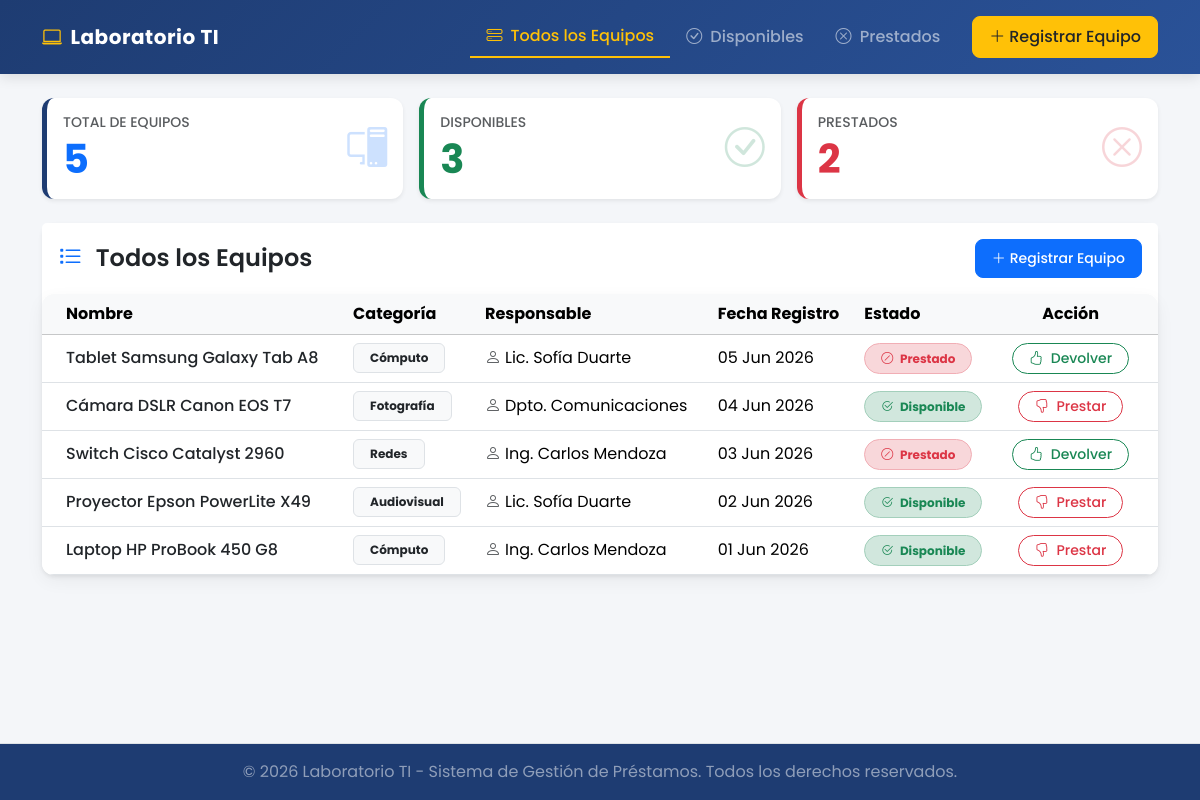
Before: /equipos/ with the older database file.
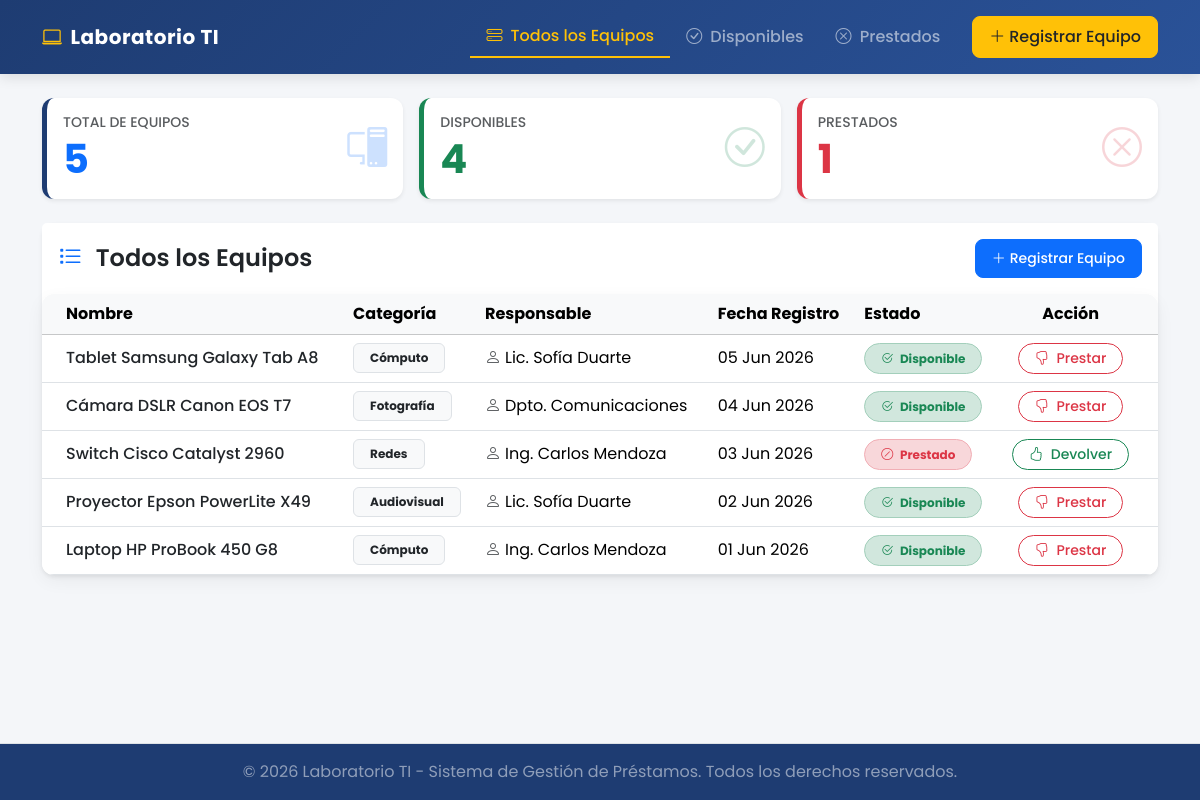
After: the same page with the newer database file.
### prestamos/models.py (models this page shows, shortened)
class Equipo(models.Model):
    nombre = models.CharField(max_length=100)
    categoria = models.CharField(max_length=50)
    responsable = models.CharField(max_length=100)
    fecha_registro = models.DateField()
    disponible = models.BooleanField(default=True)

### prestamos/views.py (the view)
# urls.py: path('equipos/', views.lista_equipos, name='lista_equipos'),
def lista_equipos(request):
    equipos = Equipo.objects.all().order_by('-id')
    total_equipos = Equipo.objects.count()
    total_disponibles = Equipo.objects.filter(disponible=True).count()
    total_prestados = Equipo.objects.filter(disponible=False).count()
    context = {
        'equipos': equipos,
        'total_equipos': total_equipos,
        'total_disponibles': total_disponibles,
        'total_prestados': total_prestados,
        'active_tab': 'todos'
    }
    return render(request, 'prestamos/equipos.html', context)

### prestamos/templates/prestamos/equipos.html (shortened to what this page needs)
{% extends 'prestamos/base.html' %}
{% block content %}
<div class="row g-3 mb-4">
    <div class="col-md-4">
        <div class="card border-0 shadow-sm h-100" style="border-left: 5px solid #1e3c72 !important;">
            <div class="card-body d-flex align-items-center justify-content-between">
                <div>
                    <h6 class="text-muted text-uppercase small mb-1">Total de Equipos</h6>
                    <h2 class="display-6 fw-bold mb-0 text-primary">{{ total_equipos }}</h2>
                </div>
                <div class="stat-card-icon text-primary">
                    <i class="bi bi-pc-display"></i>
                </div>
            </div>
        </div>
    </div>
    <div class="col-md-4">
        <div class="card border-0 shadow-sm h-100" style="border-left: 5px solid #198754 !important;">
            <div class="card-body d-flex align-items-center justify-content-between">
                <div>
                    <h6 class="text-muted text-uppercase small mb-1">Disponibles</h6>
                    <h2 class="display-6 fw-bold mb-0 text-success">{{ total_disponibles }}</h2>
                </div>
                <div class="stat-card-icon text-success">
                    <i class="bi bi-check-circle"></i>
                </div>
            </div>
        </div>
    </div>
    <div class="col-md-4">
        <div class="card border-0 shadow-sm h-100" style="border-left: 5px solid #dc3545 !important;">
            <div class="card-body d-flex align-items-center justify-content-between">
                <div>
                    <h6 class="text-muted text-uppercase small mb-1">Prestados</h6>
                    <h2 class="display-6 fw-bold mb-0 text-danger">{{ total_prestados }}</h2>
                </div>
                <div class="stat-card-icon text-danger">
                    <i class="bi bi-x-circle"></i>
                </div>
            </div>
        </div>
    </div>
</div>
<div class="card border-0 shadow-sm">
    <div class="card-header bg-white border-0 py-3 d-flex flex-column flex-sm-row justify-content-between align-items-sm-center">
        <h4 class="mb-2 mb-sm-0 fw-semibold text-dark">
            <i class="bi bi-list-task me-2 text-primary"></i>
            {% block table_title %}Todos los Equipos{% endblock %}
        </h4>
        <a href="{% url 'registrar_equipo' %}" class="btn btn-primary btn-sm btn-custom text-white d-flex align-items-center align-self-start">
            <i class="bi bi-plus-lg me-1"></i> Registrar Equipo
        </a>
    </div>
    <div class="card-body p-0">
        {% if equipos %}
            <div class="table-responsive">
                <table class="table table-hover align-middle mb-0">
                    <thead class="table-light">
                        <tr>
                            <th class="ps-4">Nombre</th>
                            <th>Categoría</th>
                            <th>Responsable</th>
                            <th>Fecha Registro</th>
                            <th>Estado</th>
                            <th class="text-center pe-4">Acción</th>
                        </tr>
                    </thead>
                    <tbody>
                        {% for equipo in equipos %}
                            <tr>
                                <td class="ps-4 fw-medium text-dark">{{ equipo.nombre }}</td>
                                <td>
                                    <span class="badge bg-light text-dark border py-2 px-3">{{ equipo.categoria }}</span>
                                </td>
                                <td>
                                    <i class="bi bi-person me-1 text-muted"></i>{{ equipo.responsable }}
                                </td>
                                <td>{{ equipo.fecha_registro|date:"d M Y" }}</td>
                                <td>
                                    {% if equipo.disponible %}
                                        <span class="badge bg-success-subtle text-success py-2 px-3 rounded-pill border border-success-subtle">
                                            <i class="bi bi-check2-circle me-1"></i> Disponible
                                        </span>
                                    {% else %}
                                        <span class="badge bg-danger-subtle text-danger py-2 px-3 rounded-pill border border-danger-subtle">
                                            <i class="bi bi-slash-circle me-1"></i> Prestado
                                        </span>
                                    {% endif %}
                                </td>
                                <td class="text-center pe-4">
                                    {% if equipo.disponible %}
                                        <a href="{% url 'cambiar_estado' equipo.id %}" class="btn btn-outline-danger btn-sm px-3 py-1 rounded-pill btn-custom text-nowrap">
                                            <i class="bi bi-hand-thumbs-down me-1"></i> Prestar
                                        </a>
                                    {% else %}
                                        <a href="{% url 'cambiar_estado' equipo.id %}" class="btn btn-outline-success btn-sm px-3 py-1 rounded-pill btn-custom text-nowrap">
                                            <i class="bi bi-hand-thumbs-up me-1"></i> Devolver
                                        </a>
                                    {% endif %}
                                </td>
                            </tr>
                        {% endfor %}
                    </tbody>
                </table>
            </div>
        {% endif %}
    </div>
</div>
{% endblock %}

### prestamos/templates/prestamos/base.html (shortened to what this page needs)
<!DOCTYPE html>
<html lang="es" class="h-100">
<head>
    <link href="https://cdn.jsdelivr.net/npm/bootstrap@5.3.3/dist/css/bootstrap.min.css" rel="stylesheet">
    <link rel="stylesheet" href="https://cdn.jsdelivr.net/npm/bootstrap-icons@1.11.3/font/bootstrap-icons.min.css">
</head>
<body class="d-flex flex-column h-100">
    <nav class="navbar navbar-expand-lg navbar-dark sticky-top py-3">
        <div class="container">
            <a class="navbar-brand d-flex align-items-center" href="{% url 'inicio' %}">
                <i class="bi bi-laptop me-2 text-warning"></i>
                <span>Laboratorio TI</span>
            </a>
            <div class="collapse navbar-collapse" id="navbarNav">
                <ul class="navbar-nav ms-auto align-items-center">
                    <li class="nav-item">
                        <a class="nav-link px-3 {% if active_tab == 'todos' %}active-link{% endif %}" href="{% url 'lista_equipos' %}">
                            <i class="bi bi-hdd-stack me-1"></i> Todos los Equipos
                        </a>
                    </li>
                    <li class="nav-item">
                        <a class="nav-link px-3 {% if active_tab == 'disponibles' %}active-link{% endif %}" href="{% url 'equipos_disponibles' %}">
                            <i class="bi bi-check-circle me-1"></i> Disponibles
                        </a>
                    </li>
                    <li class="nav-item">
                        <a class="nav-link px-3 {% if active_tab == 'prestados' %}active-link{% endif %}" href="{% url 'equipos_prestados' %}">
                            <i class="bi bi-x-circle me-1"></i> Prestados
                        </a>
                    </li>
                    <li class="nav-item ms-lg-3 mt-2 mt-lg-0">
                        <a class="btn btn-warning btn-custom text-dark d-flex align-items-center" href="{% url 'registrar_equipo' %}">
                            <i class="bi bi-plus-lg me-1"></i> Registrar Equipo
                        </a>
                    </li>
                </ul>
            </div>
        </div>
    </nav>
    <main class="flex-shrink-0 my-4">
        <div class="container">
            {% block content %}{% endblock %}
        </div>
    </main>
    <footer class="footer mt-auto py-3 text-center border-top">
        <div class="container">
            <span class="text-white-50">© 2026 Laboratorio TI - Sistema de Gestión de Préstamos. Todos los derechos reservados.</span>
        </div>
    </footer>
</body>
</html>

### prestamos/templates/prestamos/base.html (style rules this page uses)
body { font-family: 'Poppins', sans-serif; background-color: #f4f6f9; color: #333; }
.navbar { background: linear-gradient(135deg, #1e3c72 0%, #2a5298 100%); box-shadow: 0 4px 12px rgba(0,0,0,0.1); }
.navbar-brand { font-weight: 700; letter-spacing: 0.5px; }
.nav-link { font-weight: 500; transition: all 0.3s ease; }
.nav-link.active-link { color: #ffc107 !important; border-bottom: 2px solid #ffc107; }
.card { border: none; border-radius: 12px; box-shadow: 0 6px 18px rgba(0,0,0,0.05); transition: transform 0.3s ease, box-shadow 0.3s ease; }
.table-responsive { border-radius: 12px; overflow: hidden; background: white; box-shadow: 0 6px 18px rgba(0,0,0,0.05); }
.btn-custom { border-radius: 8px; font-weight: 500; padding: 8px 16px; transition: all 0.3s; }
footer { background-color: #1e3c72; color: rgba(255,255,255,0.8); }
.stat-card-icon { font-size: 2.5rem; opacity: 0.2; }

Changed rows visible on the page:
changed Equipo "Tablet Samsung Galaxy Tab A8": disponible "Prestado Devolver" → "Disponible Prestar"
Other visible differences:
{{ total_disponibles }}: "3" → "4"
{{ total_prestados }}: "2" → "1"
